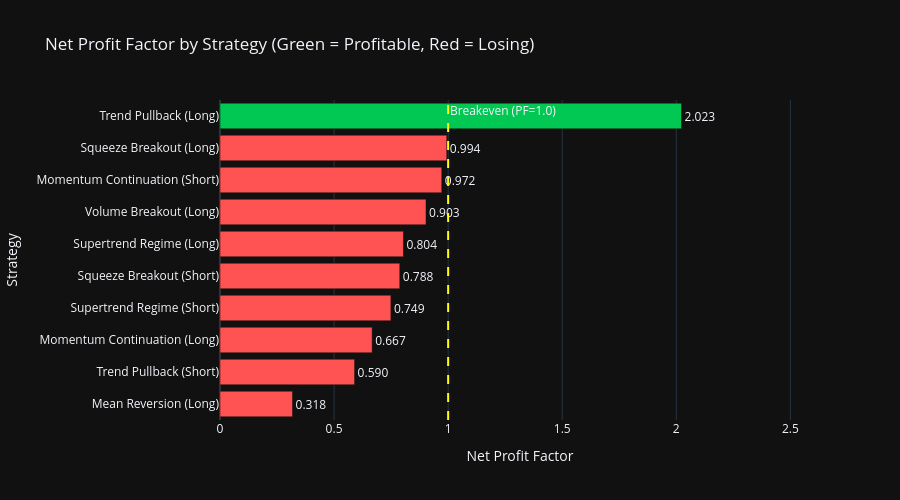

The cell this chart's notebook holds for it:
### Markdown cell above
## 6. Profit Factor Bar Chart with Breakeven Line

### Code cell
df_sorted = df_results.sort_values('Net Profit Factor', ascending=True)

colors_bar = ['#00C853' if pf > 1.0 else '#FF5252' for pf in df_sorted['Net Profit Factor']]

fig = go.Figure()
fig.add_trace(go.Bar(
    y=df_sorted['Strategy'],
    x=df_sorted['Net Profit Factor'],
    orientation='h',
    marker_color=colors_bar,
    text=[f'{pf:.3f}' for pf in df_sorted['Net Profit Factor']],
    textposition='outside'
))

fig.add_vline(x=1.0, line_dash='dash', line_color='yellow', annotation_text='Breakeven (PF=1.0)')

fig.update_layout(
    title='Net Profit Factor by Strategy (Green = Profitable, Red = Losing)',
    xaxis_title='Net Profit Factor',
    yaxis_title='Strategy',
    template='plotly_dark',
    height=500,
    xaxis=dict(range=[0, max(df_sorted['Net Profit Factor'].max() * 1.3, 2.5)])
)
fig.show()

### Figure 1 — Plotly figure (JSON) as saved in the notebook; plotly's stock layout.template omitted (floating-point values rounded to 4 significant figures)
{"data": [{"marker": {"color": ["#FF5252", "#FF5252", "#FF5252", "#FF5252", "#FF5252", "#FF5252", "#FF5252", "#FF5252", "#FF5252", "#00C853"]}, "orientation": "h", "text": ["0.318", "0.590", "0.667", "0.749", "0.788", "0.804", "0.903", "0.972", "0.994", "2.023"], "textposition": "outside", "type": "bar", "x": [0.318, 0.59, 0.667, 0.749, 0.788, 0.804, 0.903, 0.972, 0.994, 2.023], "y": ["Mean Reversion (Long)", "Trend Pullback (Short)", "Momentum Continuation (Long)", "Supertrend Regime (Short)", "Squeeze Breakout (Short)", "Supertrend Regime (Long)", "Volume Breakout (Long)", "Momentum Continuation (Short)", "Squeeze Breakout (Long)", "Trend Pullback (Long)"]}], "layout": {"annotations": [{"showarrow": false, "text": "Breakeven (PF=1.0)", "x": 1, "xanchor": "left", "xref": "x", "y": 1, "yanchor": "top", "yref": "y domain"}], "height": 500, "shapes": [{"line": {"color": "yellow", "dash": "dash"}, "type": "line", "x0": 1, "x1": 1, "xref": "x", "y0": 0, "y1": 1, "yref": "y domain"}], "title": {"text": "Net Profit Factor by Strategy (Green = Profitable, Red = Losing)"}, "xaxis": {"range": [0, 2.63], "title": {"text": "Net Profit Factor"}}, "yaxis": {"title": {"text": "Strategy"}}}}
